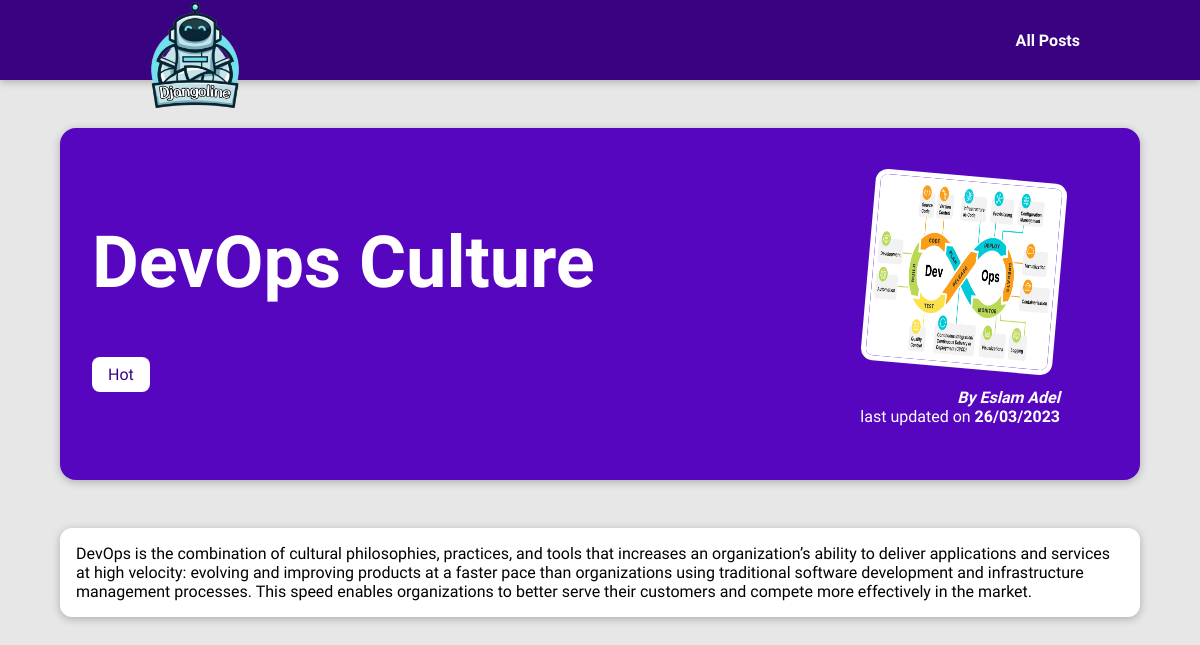
The app's page /posts/devops-culture with its own data.
### blog/models.py (models this page shows, shortened)
class Post(models.Model):
    title = models.CharField(max_length=100)
    image_name = models.CharField(max_length=100)
    date = models.DateField(auto_now_add=True)
    content = models.TextField(validators=[MinValueValidator("10")])
    slug = models.SlugField(unique=True) # db_index=True auto set
    excerpt = models.CharField(max_length=200)
    author = models.ForeignKey(Author, on_delete=models.SET_NULL, null=True, related_name="posts")
    tags = models.ManyToManyField(Tag)

class Tag(models.Model):
    captions = models.CharField(max_length=20)

class Author(models.Model):
    first_name = models.CharField(max_length=100)
    last_name = models.CharField(max_length=100)
    email_address = models.EmailField()
    def full_name(self):
        return f"{self.first_name} {self.last_name}"
    def __str__(self):
        return self.full_name()

### blog/views.py (the view)
# urls.py: path("posts/<slug:slug>", views.post_details, name="post_details"), # /posts/post_title (slug transformer)
def post_details(request, slug):
  identified_post = get_object_or_404(Post, slug=slug) # Post.objects.get(slug=slug)
  return render(request, "blog/post-details.html", {
    "post": identified_post,
    "post_tags": identified_post.tags.all()
  })

### blog/templates/blog/post-details.html (shortened to what this page needs)
{% extends 'base.html' %}
{% load static %}
{% block css %}
  <link rel='stylesheet' href='{% static 'blog/post-details.css' %}'>
{% endblock  %}
{% block body %}
  <section id="summary">
    <h2>{{ post.title }}</h2>
    <div>
      {% for tag in post_tags %}
        <span class="tag">{{ tag.captions }}</span>
      {% endfor %}
    </div>
    <article>
      <img src='{% static 'blog/images/'|add:post.image_name %}' alt='{{ post.title }}'>
      <address>By <a href='mailto:{{ post.author.email_address }}'>{{ post.author }}</a></address>
      <div>
        last updated on <time>{{ post.date|date:"d/m/Y" }}</time>
      </div>
    </article>
  </section>
  <main>
    {{ post.content }}
  </main>
{% endblock  %}

### static/app.css (style rules this page uses)
* { box-sizing: border-box; }
html { font-family: 'Yusei Magic', sans-serif; }
body { margin: 0; }
h1, h2, h3 { font-family: 'Yusei Magic', sans-serif; font-weight: bold; }

### blog/static/blog/post-details.css (style rules this page uses)
body { background-color: #e7e7e7; }
#summary { margin: 8rem auto 3rem auto; padding: 2rem; width: 90%; max-width: 90rem; border-radius: 16px; background-color: #5706c0; position: relative; box-shadow: 0 2px 8px rgba(0, 0, 0, 0.25); height: 22rem; }
#summary h2 { color: white; font-size: 4.5rem; margin-bottom: 0.25; }
#summary article { position: absolute; top: 2rem; right: 3rem; padding: 1rem 2rem; border-radius: 12px; text-align: right; color: white; }
#summary article img { width: 12rem; height: 12rem; border-radius: 12px; transform: rotateZ(5deg); border: 5px solid white; margin-bottom: 1rem; }
#summary address { font-weight: bold; }
#summary time { font-weight: bold; }
#summary a { color: white; text-decoration: none; }
main { width: 90%; max-width: 90rem; margin: 3rem auto; background-color: white; padding: 1rem; border-radius: 12px; box-shadow: 0 2px 8px rgba(0, 0, 0, 0.25); }
.tag { background-color: white; color:#390281; padding: 0.5rem 1rem; border-radius: 8px; }

### records on screen
Post: title "DevOps Culture", image_name (picture), author "Eslam Adel", date "26/03/2023", content "DevOps is the combination of cultural philosophies, practices, and tools that increases an organization’s ability to deliver applications and services at high velocity: evolving and improving products at a faster pace than organizations using traditional software development and infrastructure management processes. This speed enables organizations to better serve their customers and compete more effectively in the market."
Tag: captions "Hot"
